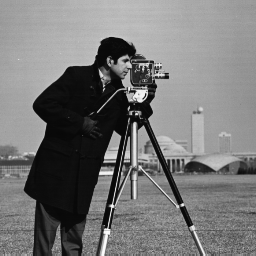
%> input picture LAB-03/cameraman.tif, 256 x 256 px
$ octave Ques3.m   (GNU Octave 9; MATLAB toolbox functions it lacks are replaced by stand-ins)
%> lines starting %> are read from the running program, lines starting %| are printed output that depends on the picture
clc;
pkg load image;
img_double=im2double(imread("cameraman.tif"));
%> img_double: size 256x256 double; min 0.0275, max 0.992, mean 0.466

[row,column]=size(img_double);
%> row = 256; column = 256
img_reflect=zeros(size(img_double));
for i=1:row;
  for j=1:column;
    img_reflect(i,j)=img_double(i,column-j+1);
  endfor
endfor
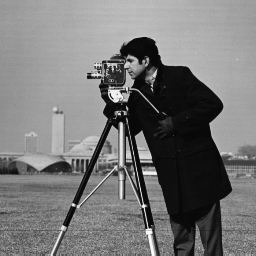
%> img_reflect: size 256x256 double; min 0.0275, max 0.992, mean 0.466; mean of the top-left, top-right, bottom-left and bottom-right quarters 0.603, 0.47, 0.492, 0.297

img_reflect1=zeros(size(img_double));
for i=1:row;
  for j=1:column;
    img_reflect1(i,j)=img_double(row-i+1,j);
  endfor
endfor
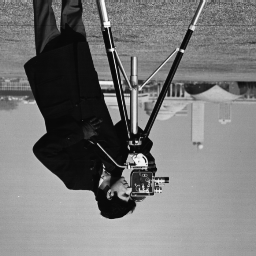
%> img_reflect1: size 256x256 double; min 0.0275, max 0.992, mean 0.466; mean of the top-left, top-right, bottom-left and bottom-right quarters 0.297, 0.492, 0.47, 0.603


subplot(1,3,1), imshow(img_double);
title("original image");

subplot(1,3,2), imshow(img_reflect);
title("reflection of image for y-axis");

subplot(1,3,3), imshow(img_reflect1);
title("reflection of image for x-axis");
